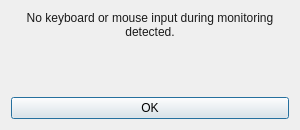
<?xml version="1.0" encoding="UTF-8"?>
<ui version="4.0">
 <class>InactivityDialog</class>
 <widget class="QDialog" name="InactivityDialog">
  <property name="geometry">
   <rect>
    <x>0</x>
    <y>0</y>
    <width>300</width>
    <height>130</height>
   </rect>
  </property>
  <property name="minimumSize">
   <size>
    <width>300</width>
    <height>130</height>
   </size>
  </property>
  <property name="maximumSize">
   <size>
    <width>300</width>
    <height>130</height>
   </size>
  </property>
  <property name="windowTitle">
   <string>Inaktivität erkannt</string>
  </property>
  <layout class="QVBoxLayout" name="verticalLayout">
   <property name="spacing">
    <number>16</number>
   </property>
   <item>
    <widget class="QLabel" name="messageLabel">
     <property name="styleSheet">
      <string>font-size: 12px; color: #1a1a1a;</string>
     </property>
     <property name="text">
      <string>No keyboard or mouse input during monitoring detected.</string>
     </property>
     <property name="alignment">
      <set>Qt::AlignmentFlag::AlignHCenter</set>
     </property>
     <property name="wordWrap">
      <bool>true</bool>
     </property>
    </widget>
   </item>
   <item>
    <widget class="QPushButton" name="okPushButton">
     <property name="text">
      <string>OK</string>
     </property>
    </widget>
   </item>
  </layout>
 </widget>
 <resources/>
 <connections/>
</ui>
